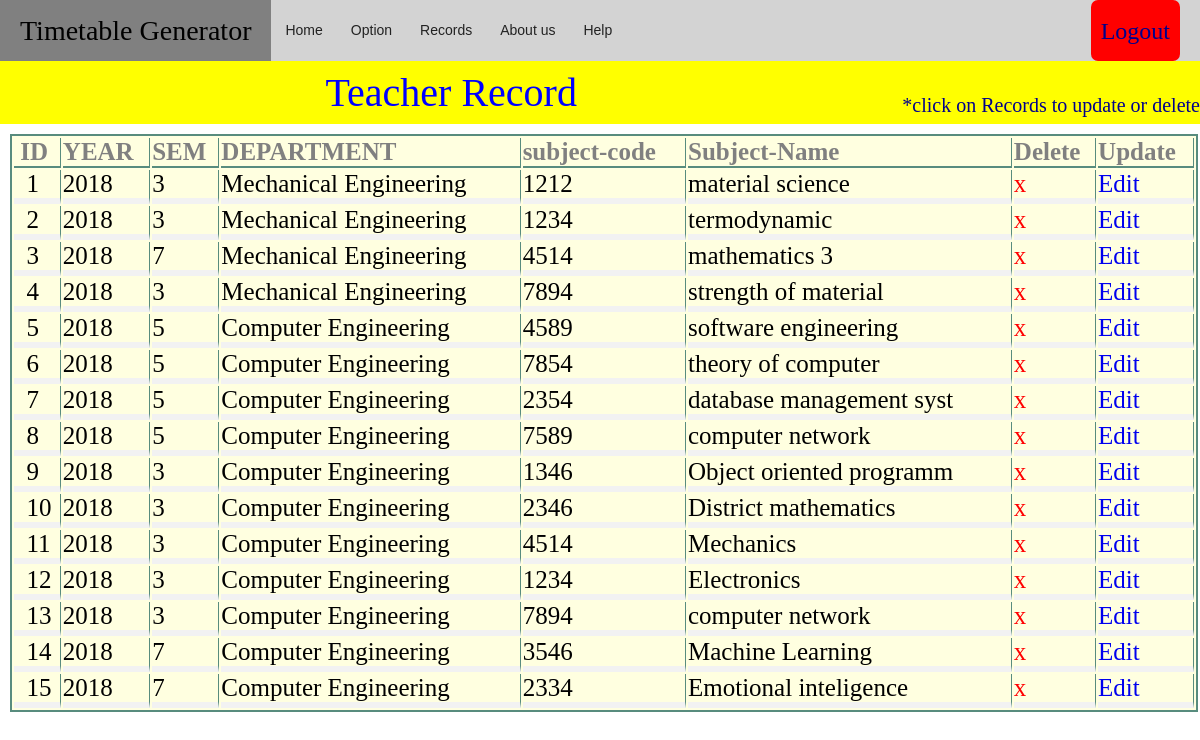
/subjectRecord.php, run on the app's committed database.
### tables this page shows
CREATE TABLE `course` (
  `id` int(11) NOT NULL,
  `year` int(11) NOT NULL,
  `sem` int(11) NOT NULL,
  `dept` varchar(22) NOT NULL,
  `sub_code` int(11) NOT NULL,
  `sub_name` varchar(44) NOT NULL,
  `status` tinyint(1) NOT NULL
);

### subjectRecord.php (the view, shortened to what this page needs)
<!DOCTYPE html>
<html>
<head>
	<link rel="stylesheet" type="text/css" href="alldesign.css">
</head>
<body>
	<nav>
		<p>Timetable Generator</p>
		<ul>
			<li><a href="main.php">Home</a></li>
			<li><a href="#">Option</a>
			<li><a href="#">Records</a>
			</li>
			<li><a href="about.html">About us</a></li>
			<li>
				<a href="#">Help</a>
			</li>
		</ul>
		<div>
			<a href="login.php" style="font-family: timesnewroman;">Logout</a>
		</div>
	</nav>
		<div align="Center" class="disp">
			Teacher Record
			<span class="sp">*click on Records to update or delete</span>
		</div>
		<?php
			include("..\almost\DBConnection.php");
			$query = "SELECT * FROM course where status=0";
			$sqldata = mysqli_query($conn,$query) or die('Getting an error');
			echo "<table>";
			echo "<tr><th>&nbsp;ID</th><th>YEAR</th><th>SEM</th><th>DEPARTMENT</th><th>subject-code</th><th>Subject-Name</th><th>Delete</th><th>Update</th></tr>";
			$i=1;
			while($row = mysqli_fetch_array($sqldata,MYSQLI_ASSOC)) {
					echo "<tr><td>";
					echo "&nbsp;&nbsp;".$i;
					echo "</td><td>";
					echo $row['year'];
					echo "</td><td>";
					echo $row['sem'];
					echo "</td><td>";
					echo $row['dept'];
					echo "</td><td>";
					echo $row['sub_code'];
					echo "</td><td>";
					echo $row['sub_name'];
					echo "</td><td>";
					echo "<a href='deleteSubject.php?id=$row[id]' onclick='return checkDelete()' style='color: red;'>x</a>";
					echo "</td><td>";
					echo "<a href='editSubject.php?id=$row[id]&branch=$row[dept]&year=$row[year]&sem=$row[sem]&subcode=$row[sub_code]&subname=$row[sub_name]'>Edit</a>";
					echo "</td></tr>";
					$i++;
			}
			echo "</table>";
		?>
	</body>
	</html>

### alldesign.css (style rules this page uses)
* { margin: 0; padding: 0; }
body { background-image: url(img/tt5.jpeg); background-size: auto; }
nav { background-color: lightgray; border-right: 2px; border-bottom: 4px; width: 100; height: 61px; }
nav p { background-color: gray; color: black; font-size: 28px; line-height: 60px; float: left; padding: 1px 20px 0px 20px; }
nav ul { background-color: lightgray; float: left; }
nav ul li { float: left; list-style: none; position: relative; }
nav ul li a { display: block; font-family: arial; color: #222; font-size: 14px; padding: 22px 14px; text-decoration: none; }
nav div a { font-size: 24px; margin-right: 20px; padding: 1px 10px 0px 10px; background-color: red; color: darkblue; }
div a { align-self: center; float: right; color: white; background-color: green; padding: 30px 70px; border-radius: 7px; text-decoration: none; font-size: 28px; line-height: 60px; }

### subjectRecord.php (style rules this page uses)
body { background-image: none; }
.disp { color: blue; font-style: TimesNewRoman; font-size: 40px; background-color: yellow; padding-top: 8px; padding-bottom: 8px; }
.sp { color: darkblue; float: right; font-size: 20px; padding-top: 25px; }
table { margin: 10px; border: 2px solid #588c7e; background-color: lightyellow; font-size: 25px; width: 99%; text-align: left; }
th { border-right: .7px solid #588c7e; border-bottom: 2px solid #588c7e; color: gray; }
td { border-bottom: 6px solid #f2f2f2; border-right: .7px solid #588c7e; }
td a { text-decoration: none; }

### data on the page
course: year "2018", sem "3", dept "Mechanical Engineering", sub_code "1212", sub_name "material science"
course: year "2018", sem "3", dept "Mechanical Engineering", sub_code "1234", sub_name "termodynamic"
course: year "2018", sem "7", dept "Mechanical Engineering", sub_code "4514", sub_name "mathematics 3"
course: year "2018", sem "3", dept "Mechanical Engineering", sub_code "7894", sub_name "strength of material"
course: year "2018", sem "5", dept "Computer Engineering", sub_code "4589", sub_name "software engineering"
course: year "2018", sem "5", dept "Computer Engineering", sub_code "7854", sub_name "theory of computer"
course: year "2018", sem "5", dept "Computer Engineering", sub_code "2354", sub_name "database management syst"
course: year "2018", sem "5", dept "Computer Engineering", sub_code "7589", sub_name "computer network"
course: year "2018", sem "3", dept "Computer Engineering", sub_code "1346", sub_name "Object oriented programm"
course: year "2018", sem "3", dept "Computer Engineering", sub_code "2346", sub_name "District mathematics"
course: year "2018", sem "3", dept "Computer Engineering", sub_code "4514", sub_name "Mechanics"
course: year "2018", sem "3", dept "Computer Engineering", sub_code "1234", sub_name "Electronics"
course: year "2018", sem "3", dept "Computer Engineering", sub_code "7894", sub_name "computer network"
course: year "2018", sem "7", dept "Computer Engineering", sub_code "3546", sub_name "Machine Learning"
course: year "2018", sem "7", dept "Computer Engineering", sub_code "2334", sub_name "Emotional inteligence"
